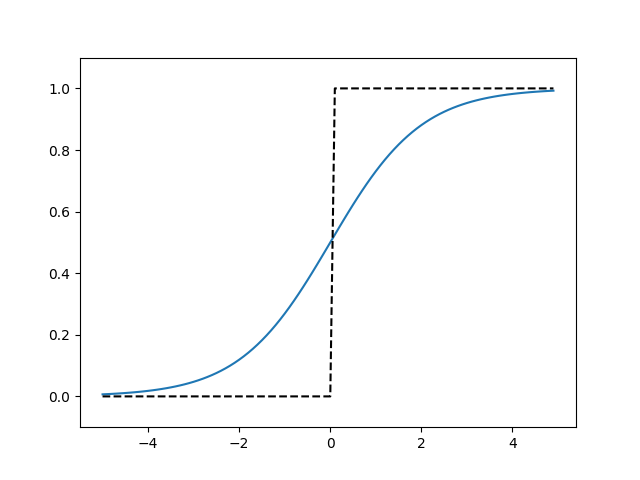

The script that saved this image:
# coding: utf-8
import numpy as np
import matplotlib.pylab as plt
from matplotlib import pyplot


def sigmoid(x):
    return 1 / (1 + np.exp(-x))


def step_function(x):
    return np.array(x > 0, dtype=np.int32)


x = np.arange(-5.0, 5.0, 0.1)
y1 = sigmoid(x)
y2 = step_function(x)

plt.plot(x, y1)
plt.plot(x, y2, 'k--')
plt.ylim(-0.1, 1.1)  #指定图中绘制的y轴的范围
plt.show()
pyplot.savefig('sig_step_compare.png')
